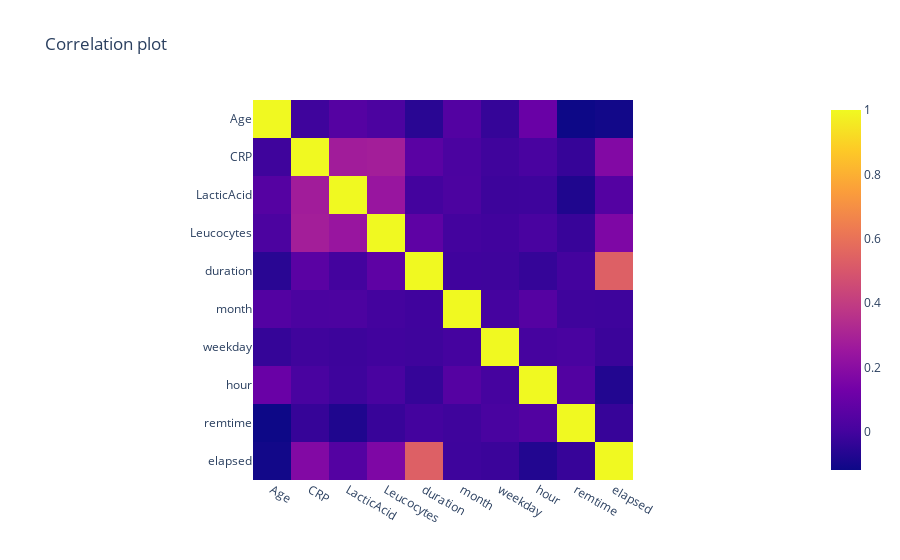

Source (notebook cell):
### Markdown cell above
### 1.1 Exploratory data analysis

For the data set, create 2-3 figures and tables that help you understand the data 

**Use the column "remtime" (which indicates the remaining time of each case after each corresponding event) as the response variable for regression**

Note that some of these variables are categorical variables. How would you preprocess these variables?

### Code cell
# Import packages
import matplotlib.pyplot as plt
import seaborn as sns
import plotly.express as px

# Display data types
data_types = dict(data_Sepsis.dtypes)
data_types = pd.DataFrame.from_dict(data_types, orient='index', columns=['data type'])
display(data_types)

# Distribution of float variables
sns.set(style="whitegrid", palette="muted")

# Define figure and subplots
fig, axes = plt.subplots(2, 3, figsize=(15, 15))
fig.suptitle('Distribution plots')

# First row in figure
sns.histplot(data_Sepsis['Age'], kde=True, ax=axes[0, 0], stat="density", linewidth=0)
sns.histplot(data_Sepsis['CRP'],kde=True, ax=axes[0, 1], stat="density", linewidth=0)
sns.histplot(data_Sepsis['LacticAcid'], kde=True, ax=axes[0, 2])

# Second row in figure
sns.histplot(data_Sepsis['duration'], kde=True, ax=axes[1, 0])
sns.histplot(data_Sepsis['remtime'], kde=True, ax=axes[1, 1])
sns.histplot(data_Sepsis['elapsed'], kde=True, ax=axes[1, 2])

# Resetting the axis so the information is visible
axes[0, 0].set_xlim(0, 100)
axes[0, 1].set_xlim(0, 40)
axes[0, 1].set_ylim(0, 0.05)
axes[0, 2].set_xlim(0, 5)
axes[0, 2].set_ylim(0, 700)
axes[1, 0].set_xlim(0, 50)
axes[1, 0].set_ylim(0, 300)
axes[1, 1].set_xlim(0, 10000)
axes[1, 1].set_ylim(0, 500)
axes[1, 2].set_xlim(0, 10000)
axes[1, 2].set_ylim(0, 500)

plt.show()

# Correlation plot between all dimensions
fig = px.imshow(data_Sepsis.corr(), title="Correlation plot")
fig.show()

### Figure 1 — Plotly figure (JSON) as saved in the notebook; plotly's stock layout.template omitted (floating-point values rounded to 4 significant figures)
{"data": [{"coloraxis": "coloraxis", "hovertemplate": "x: %{x}<br>y: %{y}<br>color: %{z}<extra></extra>", "name": "0", "type": "heatmap", "x": ["Age", "CRP", "LacticAcid", "Leucocytes", "duration", "month", "weekday", "hour", "remtime", "elapsed"], "xaxis": "x", "y": ["Age", "CRP", "LacticAcid", "Leucocytes", "duration", "month", "weekday", "hour", "remtime", "elapsed"], "yaxis": "y", "z": [[1, -0.008825, 0.047, 0.02134, -0.05817, 0.04107, -0.03198, 0.1041, -0.1186, -0.1077], [-0.008825, 1, 0.273, 0.2823, 0.06133, 0.02107, -0.007892, 0.01336, -0.0289, 0.1759], [0.047, 0.273, 1, 0.2413, 0.0009432, 0.02242, -0.01356, -0.01133, -0.08028, 0.04476], [0.02134, 0.2823, 0.2413, 1, 0.07432, 0.0008963, -0.004675, 0.01277, -0.02437, 0.1643], [-0.05817, 0.06133, 0.0009432, 0.07432, 1, -0.006389, -0.00973, -0.03215, 0.0004667, 0.5347], [0.04107, 0.02107, 0.02242, 0.0008963, -0.006389, 1, 0.003552, 0.04915, -0.01041, -0.01149], [-0.03198, -0.007892, -0.01356, -0.004675, -0.00973, 0.003552, 1, 0.004897, 0.01341, -0.01893], [0.1041, 0.01336, -0.01133, 0.01277, -0.03215, 0.04915, 0.004897, 1, 0.03973, -0.07357], [-0.1186, -0.0289, -0.08028, -0.02437, 0.0004667, -0.01041, 0.01341, 0.03973, 1, -0.02769], [-0.1077, 0.1759, 0.04476, 0.1643, 0.5347, -0.01149, -0.01893, -0.07357, -0.02769, 1]]}], "layout": {"coloraxis": {"colorscale": [[0, "#0d0887"], [0.1111, "#46039f"], [0.2222, "#7201a8"], [0.3333, "#9c179e"], [0.4444, "#bd3786"], [0.5556, "#d8576b"], [0.6667, "#ed7953"], [0.7778, "#fb9f3a"], [0.8889, "#fdca26"], [1, "#f0f921"]]}, "title": {"text": "Correlation plot"}, "xaxis": {"anchor": "y", "constrain": "domain", "domain": [0, 1], "scaleanchor": "y"}, "yaxis": {"anchor": "x", "autorange": "reversed", "constrain": "domain", "domain": [0, 1]}}}
